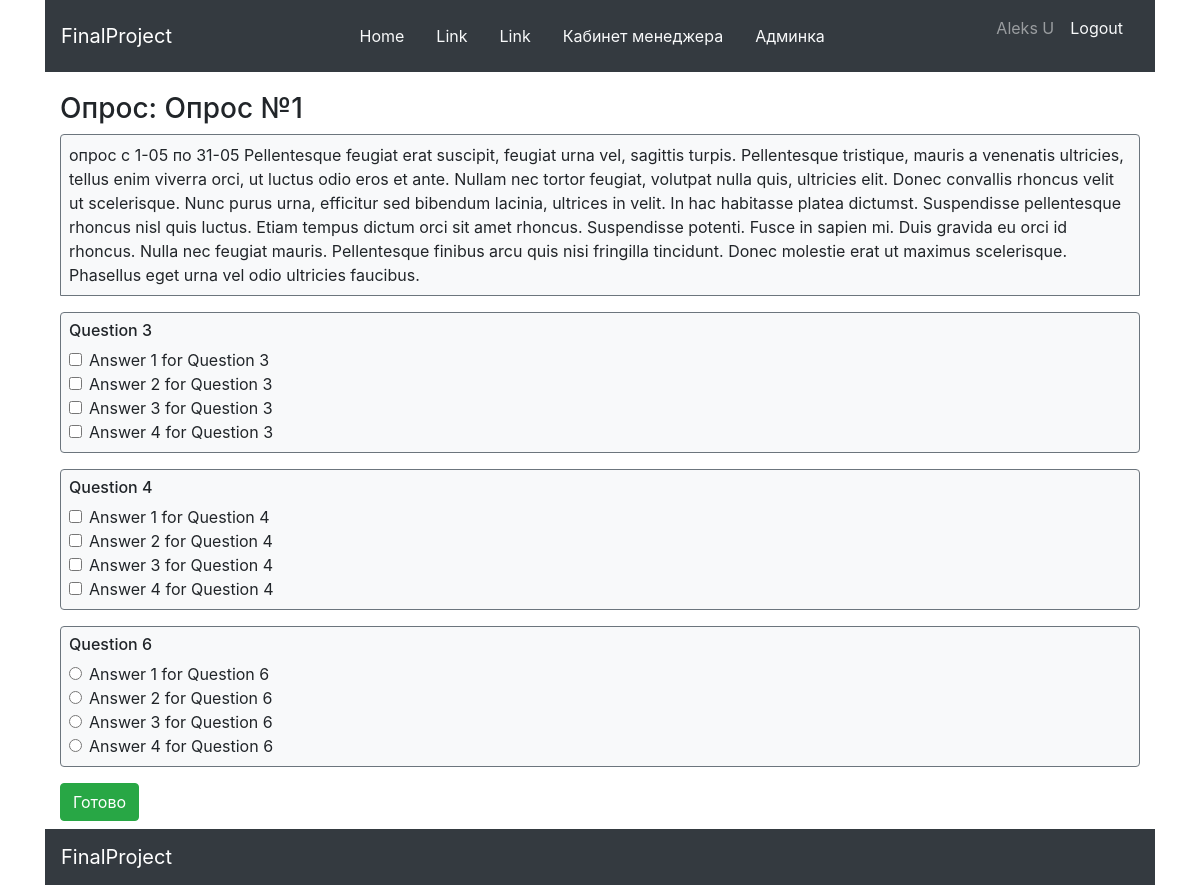
/user/ql/1 (signed in), run on the app's committed database.
### app/models.py (models this page shows, shortened)
class QuestionList(db.Model):
    id = db.Column(db.Integer, primary_key=True)
    name = db.Column(db.String(64), nullable=False)
    description = db.Column(db.Text)
    manager = db.Column(db.Integer, db.ForeignKey('user.id'))
    create_on = db.Column(db.DateTime, default=datetime.utcnow)
    start_date = db.Column(db.DateTime, default=datetime.utcnow)
    end_date = db.Column(db.DateTime, default=datetime.utcnow)
    questions = db.relationship('Question',
                               secondary=questionlists,
                               backref=db.backref('questionlists', lazy='dynamic'),
                               lazy='dynamic')

class Question(db.Model):
    id = db.Column(db.Integer, primary_key=True)
    text = db.Column(db.Text, nullable=False)
    manager = db.Column(db.Integer, db.ForeignKey('user.id'))
    single_answer = db.Column(db.Boolean)
    img = db.Column(db.String(120), nullable=True)
    answers = db.relationship('Answer', backref='question_for', lazy='dynamic')

class Answer(db.Model):
    id = db.Column(db.Integer, primary_key=True)
    text = db.Column(db.Text, nullable=False)
    question = db.Column(db.Integer, db.ForeignKey('question.id'))

### app/routes.py (the view)
@app.route('/user/ql/<id>', methods=['GET', 'POST'])
@login_required
def user_ql_passing(id):
    user = '{} {}'.format(current_user.first_name, current_user.last_name)
    try:
        ql = QuestionList.query.get(id)
        ql.id
    except:
        flash(u'Опрос не найден', 'error')
        return redirect(url_for('backoffice'))
    if request.method == 'POST':
        get_data = request.form.to_dict()
        print(get_data)
        flash(u'<Опрос пройден>', 'success')
        return redirect(url_for('backoffice'))
    return render_template('ql-passing.html', user=user, ql=ql)

### app/templates/ql-passing.html
{% extends "base-tpl.html" %}
{% block content %}
    <h3>Опрос: {{ ql.name }}</h3>
    <p class="border border-secondary rounded-top bg-light p-2 mb-3">{{ ql.description }}</p>
    <form class="mb-3" method="post">
    {% for q in ql.questions %}
        <div class="border border-secondary rounded bg-light mb-3 mt-3 p-2">
            <h6>{{ q.text }}</h6>
            {% if q.single_answer %}
                {% for a in q.answers %}
                <div class="form-check">
                    <input class="form-check-input" type="radio" name="{{ q.id }}" id="q{{ q.id }}-{{ a.id }}" value="{{ a.id }}">
                    <label class="form-check-label" for="q{{ q.id }}-{{ a.id }}">
                        {{ a.text }}
                    </label>
                </div>
                {% endfor %}
            {% else %}
                {% for a in q.answers %}
                <div class="form-check">
                    <input class="form-check-input" type="checkbox" name="{{ a.id }}" id="q{{ q.id }}-{{ a.id }}">
                    <label class="form-check-label" for="q{{ q.id }}-{{ a.id }}">
                        {{ a.text }}
                    </label>
                </div>
                {% endfor %}
            {% endif %}
        </div>
    {% endfor %}
        <button type="submit" class="btn btn-success">Готово</button>
    </form>
{% endblock %}

### data on the page
QuestionList: name "Опрос №1", description "опрос с 1-05 по 31-05 Pellentesque feugiat erat suscipit, feugiat urna vel, sagittis turpis. Pellentesque tristique, mauris a venenatis ultricies, tellus enim viverra orci, ut luctus odio eros et ante. Nullam nec tortor feugiat, volutpat nulla quis, ultricies elit. Donec convallis rhoncus velit ut scelerisque. Nunc purus urna, efficitur sed bibendum lacinia, ultrices in velit. In hac habitasse platea dictumst. Suspendisse pellentesque rhoncus nisl quis luctus. Etiam tempus dictum orci sit amet rhoncus. Suspendisse potenti. Fusce in sapien mi. Duis gravida eu orci id rhoncus. Nulla nec feugiat mauris. Pellentesque finibus arcu quis nisi fringilla tincidunt. Donec molestie erat ut maximus…"
Question: text "Question 3"
Answer: text "Answer 1 for Question 3"
Answer: text "Answer 2 for Question 3"
Answer: text "Answer 3 for Question 3"
Answer: text "Answer 4 for Question 3"
Question: text "Question 4"
Answer: text "Answer 1 for Question 4"
Answer: text "Answer 2 for Question 4"
Answer: text "Answer 3 for Question 4"
Answer: text "Answer 4 for Question 4"
Question: text "Question 6"
Answer: text "Answer 1 for Question 6"
Answer: text "Answer 2 for Question 6"
Answer: text "Answer 3 for Question 6"
Answer: text "Answer 4 for Question 6"

### other printed values
{{ user }} "Aleks U"
